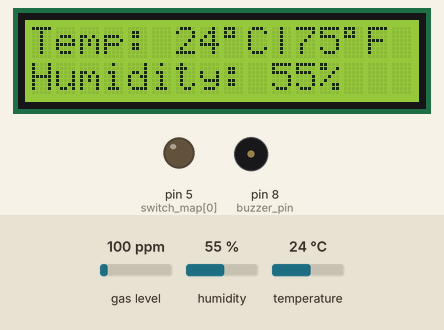
Simulated run of this sketch. Board: Arduino Uno, built for the host (arithmetic inside an expression is 32-bit, double 64-bit). Parts: 16×2 character LCD, output pins drawn as LEDs (lit = HIGH), buzzer (waves = sounding, pin HIGH). The test bench sets the inputs (shaded band); at power-on: gas level 100 ppm, humidity 55 %, temperature 24 °C. Pins used as bus, display or sensor lines are not drawn.

Above: at 20.75 s.
Timing chart, 0 to 100.6 s (numbered marks = the images above):
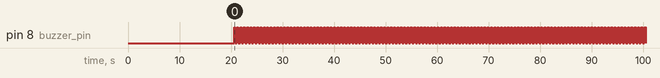

The sketch:

Home_Automation_System_Code.ino
```cpp
//---------------------------------------------------------------------------
// Written by Rishav Chakraborty, Roll No. 21AG30030, Section 6-A, IIT KGP.
//---------------------------------------------------------------------------

//-------- Include the Necessary Libraries -------
#include <DHT.h>
#include <MQ2.h>
#include <SoftwareSerial.h>
#include <LiquidCrystal.h>

//-------- DHT11 ---------------------------------
#define dht_type DHT11
#define dht_pin 6
float humidity;
float temp_C, temp_F;
float heat_index_C, heat_index_F;
float level_lpg, level_co, level_smoke;
const float max_lpg   = 200;  // ppm
const float max_co    = 10 ;  // ppm
const float max_smoke = 300;  // ppm

//-------- MQ2 -----------------------------------
#define mq2_pin A0
const bool print_values_to_serial = false;
const unsigned int mq2_warm_up_delay_time = 20000;
const unsigned int sensor_measurement_delay_time = 3000;

//-------- Buzzer --------------------------------
#define buzzer_pin 8

//-------- HC-05 ---------------------------------
#define RX 0
#define TX 1
String input_voice;
unsigned short int index;
const unsigned int bluetooth_delay_time = 10;

//-------- Liquid-Crystal Display ----------------
#define RS 13
#define E  12
#define D4 16
#define D5 17
#define D6 18
#define D7 19

//-------- Relay and Appliances ------------------
const unsigned short int num_channels = 4;
const unsigned short int switch_map[] = {5, 4, 3, 2};
#define fan             switch_map[0]
#define room_light      switch_map[1]
#define kitchen_light   switch_map[2]
#define night_bulb      switch_map[3]

//-------- Voice Commands ------------------------
const String voice_cmds[] = {
  "turn on fan",  "turn on room light",  "turn on kitchen light",  "turn on night bulb",
  "turn off fan", "turn off room light", "turn off kitchen light", "turn off night bulb",
  "turn on power", "turn off power"
};

//-------- Record time-elapsed for Multi-tasking -
unsigned int current_time = millis();
unsigned int previous_measurement_time = current_time;
unsigned int previous_bluetooth_time = current_time;

//-------- Define the Objects Classes ------------
DHT dht(dht_pin, dht_type);
MQ2 mq2(mq2_pin);
SoftwareSerial Bluetooth(RX, TX);
LiquidCrystal lcd(RS, E, D4, D5, D6, D7);

//-------- setup() function ----------------------
void setup() {
  Serial.begin(9600);

  // Set the built-in LED as OUTPUT
  pinMode(LED_BUILTIN, OUTPUT);
  digitalWrite(LED_BUILTIN, LOW);

  // Set the DHT11, MQ2 Pins as INPUT and the Buzzer Pin as OUTPUT
  pinMode(dht_pin, INPUT);
  pinMode(mq2_pin, INPUT);
  pinMode(buzzer_pin, OUTPUT);

  // Set the Appliances as OUTPUT and turn them OFF
  pinMode(fan, OUTPUT);
  analogWrite(fan, 0);

  // Initialize the dht, mq2, Bluetooth and lcd instances of Object Classes
  dht.begin(9600);
  mq2.begin();
  Bluetooth.begin(9600);
  lcd.begin(16, 2);

  // Wait for the MQ2 Gas Sensor to warm-up
  delay(mq2_warm_up_delay_time);

  // Turn on the built-in LED to indicate usability
  digitalWrite(LED_BUILTIN, HIGH);
}

//-------- loop() function -----------------------
void loop() {
  current_time = millis();
  if (current_time - previous_measurement_time > sensor_measurement_delay_time) {
    previous_measurement_time = current_time;
    if (make_measurement_dht11() == -1) return;
    make_measurement_mq2();
  }
  if (current_time - previous_bluetooth_time > bluetooth_delay_time) {
    previous_bluetooth_time = current_time;
    control_appliances();
  }
}

//-------- Make Measurements with the DHT11 Sensor ----------
int make_measurement_dht11()  {

  // Read the Humidity and Temperature Values
  humidity = dht.readHumidity();
  temp_C = dht.readTemperature();
  temp_F = dht.readTemperature(true);

  // Return if any of the readings fail
  if (isnan(humidity) || isnan(temp_C) || isnan(temp_F)) {
    return -1;
  }

  // Compute the Heat Indices for Celsius and Fahrenheit Units
  heat_index_C = dht.computeHeatIndex(temp_C, humidity, false);
  heat_index_F = dht.computeHeatIndex(temp_F, humidity, true);

  // Print the Results on the Serial Monitor
  //  Serial.print("Temperature: ");
  lcd.setCursor(0, 0);
  lcd.print("Temp: ");
  lcd.setCursor(6, 0);
  lcd.print(int(temp_C));
  lcd.setCursor(8, 0);
  lcd.print((char)223);
  lcd.setCursor(9, 0);
  lcd.print("C|");
  lcd.setCursor(11, 0);
  lcd.print(int(temp_F));
  lcd.setCursor(13, 0);
  lcd.print((char)223);
  lcd.setCursor(14, 0);
  lcd.print("F");
  lcd.setCursor(0, 1);
  lcd.print("Humidity: ");
  lcd.setCursor(10, 1);
  lcd.print(humidity);
  if (humidity == 100) {
    lcd.setCursor(13, 1);
    lcd.print("%  ");
  }
  else {
    lcd.setCursor(12, 1);
    lcd.print("%   ");
  }
  return 0;
}

//-------- Make Measurements with the MQ2 Gas Sensor --------
void make_measurement_mq2() {
jump_label:
  if (print_values_to_serial) {
    float *ptr_values = mq2.read(true);
  }
  if (mq2.readLPG() > max_lpg || mq2.readCO() > max_co || mq2.readSmoke() > max_smoke) {
    for (int i = 0; i < 150; i++) {
      digitalWrite(buzzer_pin, HIGH);
      delay(10);
      digitalWrite(buzzer_pin, LOW);
      delay(10);
    }
    goto jump_label;
  }
  return;
}

//-------- Control the Appliances using Voice Command recieved from the HC-05 Bluetooth Module --------
void control_appliances() {
  while (Bluetooth.available() > 0) {
    input_voice = Bluetooth.readString();
  }
  if (input_voice != "") {
    Serial.print("Recieved Voice Command: ");
    Serial.println(input_voice);
  }
  if (input_voice == "turn fan on") {
    if (analogRead(fan) == 0) {
      analogWrite(fan, 255);
    }
  }
  else if (input_voice == "turn fan off") {
    if (analogRead(fan) > 0) {
      analogWrite(fan, 0);
    }
  }
  for (index = 0; index <= 2 * num_channels + 1; index++) {
    if (index == 2 * num_channels + 1) {
      index = -1;
      break;
    }
    if (input_voice == switch_map[index]) {
      break;
    }
  }
  if (index >= 0 && index <= num_channels - 1) {
    if (digitalRead(switch_map[index]) == LOW) digitalWrite(switch_map[index], HIGH);
  }
  else if (index >= num_channels && index <= (2 * num_channels - 2)) {
    if (digitalRead(switch_map[index - num_channels]) == HIGH) digitalWrite(switch_map[index - num_channels], LOW);
  }
  else if (index == (2 * num_channels - 1)) {
    for (int i : switch_map) {
      if (digitalRead(switch_map[i]) == LOW) digitalWrite(switch_map[i], HIGH);
    }
  }
  else if (index == (2 * num_channels)) {
    for (int i : switch_map) {
      if (digitalRead(switch_map[i]) == HIGH) digitalWrite(switch_map[i], LOW);
    }
  }
  input_voice = "";
}
```

Measured:
- by itself, pin 8 (buzzer_pin): alternates HIGH for 0.01 s and LOW for 0.01 s
